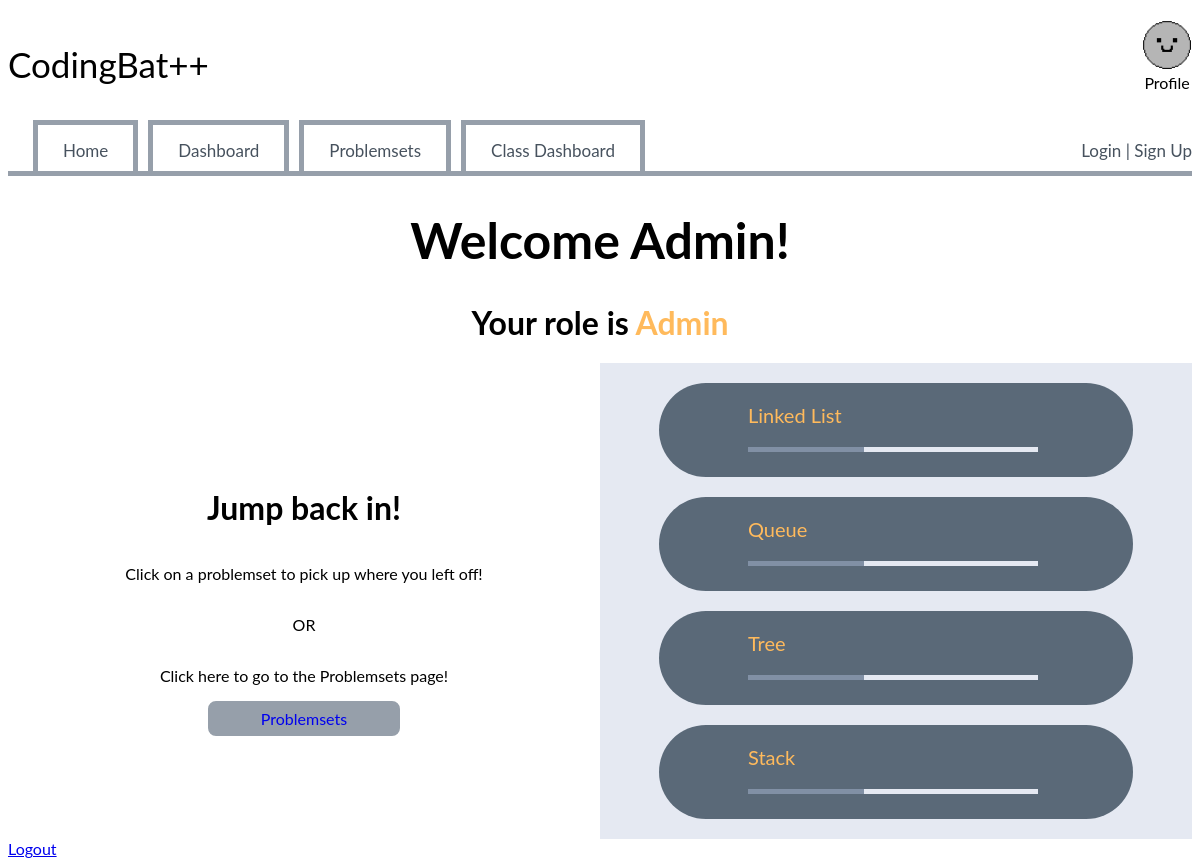
Screenshot of / (signed in) with the database file from the repository.
### website/models.py (models this page shows)
class User(db.Model , UserMixin):
    id = db.Column(db.Integer, primary_key=True, nullable=False)
    email = db.Column(db.String(150), unique=True, nullable=False)
    password = db.Column(db.String, nullable=False)
    username = db.Column(db.String(150), unique=True, nullable=False)
    role = db.Column(db.String(80), nullable=False)
    class_id = db.Column(db.Integer, db.ForeignKey('classroom.id'), nullable=True)
    problems = db.relationship('Problems', secondary='user_progress', back_populates='users', lazy='dynamic')
    user_progress = db.relationship('Progress', back_populates='user', lazy='dynamic', cascade="all, delete-orphan")

class ProblemCategory(db.Model):
    __tablename__ = 'problem_categories'
    id = db.Column(db.Integer, primary_key=True)
    name = db.Column(db.String(100), unique=True, nullable=False)
    description = db.Column(db.Text, nullable=True)
    problems = db.relationship('Problems', lazy=True)

### website/views.py (the view)
@views.route('/')
@login_required
def home():
    problems = Problems.query.order_by(Problems.id).all()
    categories = ProblemCategory.query.all()
    category_progress = []
    for category in categories:
        percent=0
        categoryProblems = Problems.query.filter_by(category_id=category.id).all()
        total_problems = len(categoryProblems)
        completed_problems = 0
        for problem in categoryProblems:
            progress = Progress.query.filter_by(User_ID=current_user.id, Problem_ID=problem.id).all()
            for x in progress:
                if x.completed:
                    completed_problems+=1
        if total_problems > 0:
            percent = (completed_problems/total_problems * 100)
        category_progress.append({"name" : category.name, "percent" : percent})
    return render_template("home.html", problems=problems, category_progress=category_progress)

### website/templates/home.html (shortened to what this page needs)
{% extends 'base.html' %}
{% block content %}
{% if current_user.is_authenticated %}
    <h1 id="welcome">Welcome {{current_user.username}}!</h1>
    <h1 id="role">
        Your role is
        <span class="gold">{{current_user.role}}</span>
    </h1>
{% endif %}
<div class="row">
    <div id="jbi" class="column">
        <h1>Jump back in!</h1>
        <p>Click on a problemset to pick up where you left off!</p>
        <p>OR</p>
        <p>Click here to go to the Problemsets page!</p>
        <a id="problemsetsbtnHOME" href="/problemsets">Problemsets</a>
    </div>
    <div id="problemsetViewHOME" class="column">
        {% for item in category_progress %}
            <a href=" {{url_for('problemsets_blueprint.category_page', category_name=item.name)}} ">
                <p>{{item.name}} <span class="hidden" >{{item.percent}}</span> </p>
                <div class="total">
                    <div class="completed" id="{{loop.index}}"></div>
                </div>
            </a>
        {% endfor %}
    </div>
</div>
<a id="logout" href="/logout">Logout</a>
{% endblock %}

### website/static/styles.css (style rules this page uses)
body { font-family: 'Lato'; }
#welcome { text-align: center; font-size: 50px; }
#role { text-align: center; }
#jbi { display: flex; width: 50%; justify-content: center; align-items: center; flex-wrap: nowrap; flex-direction: column; }
#problemsetsbtnHOME { padding: 5px 50px; border: 3px #969FAA solid; border-radius: 8px; background-color: #969FAA; text-decoration: none; }
#problemsetViewHOME { display: flex; float: right; width: 50%; justify-content: center; align-items: center; flex-direction: column; background-color: #E5E9F2; padding-top: 20px; }
#problemsetViewHOME a { text-decoration: none; color: #FFBA5C; font-size: 20px; width: 35%; text-align: left; background-color: #5A6978; margin-bottom: 20px; border-radius: 50px; padding-bottom: 25px; padding-left: 15%; padding-right: 30%; }
.row { display: flex; }
.column { flex: 1; }
.total { width: 140%; background-color: #E5E9F2; height: 5px; }
.completed { width: 40%; background-color: #8190A5; height: 5px; }
.gold { color: #FFBA5C; }

### rows the page displays
User: username "Admin", role "Admin"
ProblemCategory: name "Linked List"
ProblemCategory: name "Queue"
ProblemCategory: name "Tree"
ProblemCategory: name "Stack"
